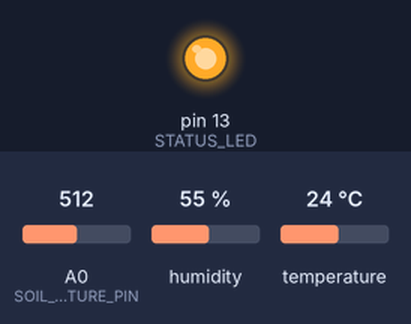
The sketch below on a simulated Arduino Uno, built with avr-gcc and run on an emulated ATmega328P. Parts: output pins drawn as LEDs (lit = HIGH). The inputs (shaded band) are chosen by the test bench; at power-on: A0 (SOIL_MOISTURE_PIN) = 512, humidity 55 %, temperature 24 °C. No radio packets arrive unless stated; what the sketch prints to the serial monitor is not drawn.

Above: at 2.6 s.
At 6.26 s:
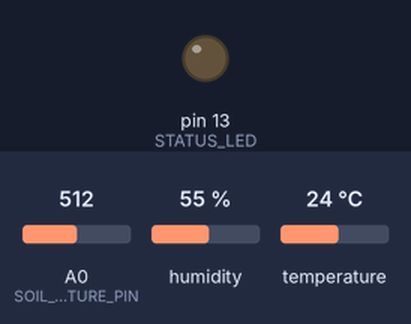
Timing chart, 0 to 9.3 s (numbered marks = the images above):
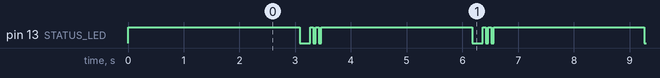

The sketch:

lora_transmitter.ino
```cpp
#include <SPI.h>
#include <LoRa.h>
#include <DHT.h>
#include <ArduinoJson.h>

// LoRa Pin Configuration for ESP8266
#define SS    15   // D8
#define RST   16   // D0
#define DIO0  4    // D2

// Sensor Configuration
const String SENSOR_ID = "Sensor_1";  // Change to Sensor_2, Sensor_3, etc.

// Pin definitions
#define DHT_PIN 5          // D1 (GPIO5) on NodeMCU
#define DHT_TYPE DHT22
#define SOIL_MOISTURE_PIN A0  // ESP8266 has only 1 ADC pin
#define STATUS_LED LED_BUILTIN

// Sensor objects
DHT dht(DHT_PIN, DHT_TYPE);

// Calibration values - adjust based on your sensors
const int SOIL_DRY_VALUE = 1023;   // Dry soil reading
const int SOIL_WET_VALUE = 300;    // Wet soil reading

// Transmission interval (milliseconds)
// 5 minutes = 5 × 60 × 1000 = 300000 ms
const unsigned long TRANSMISSION_INTERVAL = 3000;

unsigned long lastTransmissionTime = 0;

int transmissionCount = 0;
int failedReadings = 0;
const int MAX_RETRY_ATTEMPTS = 3;

void setup() {
  Serial.begin(9600);
  while (!Serial);

  pinMode(STATUS_LED, OUTPUT);
  digitalWrite(STATUS_LED, HIGH); // LED off initially

  Serial.println("\n=================================");
  Serial.println("LoRa Sensor Transmitter Starting...");
  Serial.println("=================================");
  Serial.println("Sensor ID: " + SENSOR_ID);

  // Initialize DHT sensor
  dht.begin();

  Serial.println("Warming up sensors...");
  delay(2000);

  // Initialize LoRa
  Serial.println("Initializing LoRa...");
  LoRa.setPins(SS, RST, DIO0);

  if (!LoRa.begin(433E6)) {  // 433 MHz frequency
    Serial.println("ERROR: Starting LoRa failed!");
    while (1) {
      digitalWrite(STATUS_LED, LOW);
      delay(100);
      digitalWrite(STATUS_LED, HIGH);
      delay(100);
    }
  }

  // Configure LoRa parameters for better range
  LoRa.setSpreadingFactor(12);  // SF7-12, higher = longer range but slower
  LoRa.setSignalBandwidth(125E3);  // 125 kHz
  LoRa.setCodingRate4(5);  // 4/5 coding rate
  LoRa.setTxPower(20);  // Max power: 20 dBm

  Serial.println("✓ LoRa initialized successfully");
  Serial.println("\n=================================");
  Serial.println("Transmitter Ready!");
  Serial.println("=================================\n");
}

void loop() {
  unsigned long currentTime = millis();

  // Check if it's time to transmit
  if (currentTime - lastTransmissionTime >= TRANSMISSION_INTERVAL) {
    lastTransmissionTime = currentTime;

    digitalWrite(STATUS_LED, LOW);  // LED on

    float temperature = -999;
    float humidity = -999;
    int soilMoistureRaw = 0;

    bool sensorReadSuccess = false;
    for (int attempt = 0; attempt < MAX_RETRY_ATTEMPTS; attempt++) {
      temperature = dht.readTemperature();
      humidity = dht.readHumidity();
      soilMoistureRaw = analogRead(SOIL_MOISTURE_PIN);

      // Check if readings are valid
      if (!isnan(temperature) && !isnan(humidity)) {
        sensorReadSuccess = true;
        break;
      }

      Serial.println("Sensor read attempt " + String(attempt + 1) + " failed, retrying...");
      delay(500);
    }

    if (!sensorReadSuccess) {
      failedReadings++;
      Serial.println("WARNING: Failed to read DHT sensor after " + String(MAX_RETRY_ATTEMPTS) + " attempts");
    }

    // Calibrate soil moisture (0-100%)
    int soilMoisture = map(soilMoistureRaw, SOIL_DRY_VALUE, SOIL_WET_VALUE, 0, 100);
    soilMoisture = constrain(soilMoisture, 0, 100);

    StaticJsonDocument<256> doc;
    doc["id"] = SENSOR_ID;
    doc["soil_moisture"] = soilMoisture;
    doc["temperature"] = sensorReadSuccess ? round(temperature * 10) / 10.0 : -999;
    doc["humidity"] = sensorReadSuccess ? round(humidity * 10) / 10.0 : -999;
    doc["transmission_count"] = transmissionCount;
    doc["failed_readings"] = failedReadings;
    doc["uptime_ms"] = millis();

    String jsonString;
    serializeJson(doc, jsonString);

    // Transmit via LoRa
    Serial.println("\n--- Transmission #" + String(transmissionCount) + " ---");
    Serial.println("Data: " + jsonString);
    Serial.print("Sending via LoRa... ");

    LoRa.beginPacket();
    LoRa.print(jsonString);
    int packetSent = LoRa.endPacket();

    if (packetSent) {
      Serial.println("✓ Success!");
      transmissionCount++;

      for (int i = 0; i < 2; i++) {
        digitalWrite(STATUS_LED, HIGH);
        delay(50);
        digitalWrite(STATUS_LED, LOW);
        delay(50);
      }
    } else {
      Serial.println("✗ Failed!");
    }

    Serial.println("---------------------------\n");

    digitalWrite(STATUS_LED, HIGH); // LED off
  }

  yield();
  delay(100);
}
```

Measured:
- by itself, pin 13 (STATUS_LED): repeats every 3.1 s: 2 × (HIGH 0.05 s, LOW 0.05 s), HIGH 2.7 s, LOW 0.19 s
- by itself, everything shown: repeats every 3.1 s, in 6 steps
